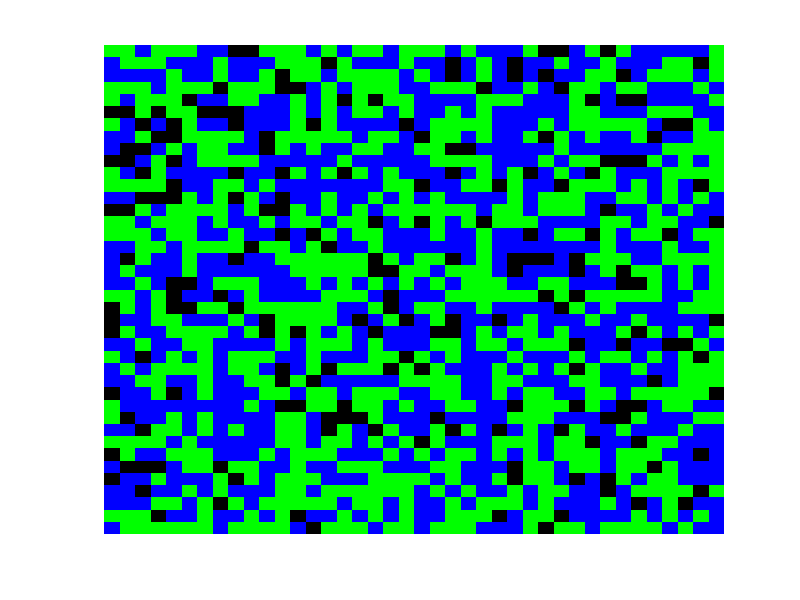

Here is the MATLAB script that generated this plot: (Note: this script raises an error after producing the figure.)
% SYDE 332
% Racial Segregation Model Attempt

% size of grid
n = 40;

% neighbourhood radius
radius = 1;

% proportion of vacancies
vacanicies_proportion = 0.1;

% number of races
T = 2;

% colors
map = [0 0 0; 1 0 0; 0 1 0; 0 0 1];

% racial dispreference parameter
% minimum fraction of friends that I need to be satisfied
sameness = 4/8;

max_iterations = 2000;

% initialize
z = zeros(n);

for i=1:n
    for j=1:n
        if rand > vacanicies_proportion
            z(i,j) = randi(T);
        end
    end
end

[row,col] = find(z(:,:,1)==0);
pos_vacancies = [row col];

figure,
imagesc(z);
colormap(map);
axis('off');

number_of_moves = zeros(1,max_iterations);

%% run simulation
total_neighbours = 8;
seg_index = [];

for k=1:max_iterations
    for i=randperm(n);
        for j=randperm(n);
            if z(i,j)~=0
                
                not_like_me = count_not_like_me(z,i,j);
                
                friends = total_neighbours - not_like_me;

                if friends/total_neighbours < sameness % want to move!
                    
                    idx = randperm(length(pos_vacancies));
                    
                    p = 1;
                    
                    new_x = pos_vacancies(idx(p),1);
                    new_y = pos_vacancies(idx(p),2);
                    meets_quota = check_quota(z,i,j,new_x,new_y,T,radius);
                    
                    while meets_quota ~= 1
                        p = p+1;
                        new_x = pos_vacancies(idx(p),1);
                        new_y = pos_vacancies(idx(p),2);
                        meets_quota = check_quota(z,i,j,new_x,new_y,T,radius);
                    end
                    
                    if meets_quota && p <= length(pos_vacancies)
                        z(new_x,new_y) = z(i,j);
                        z(i,j) = 0;
                        number_of_moves(k) = number_of_moves(k) + 1;
                        pos_vacancies(idx(p),1) = i;
                        pos_vacancies(idx(p),2) = j;
                    end
                        

                end
            end

        end
    end
    
    seg_index = [seg_index, calculate_seg_index(z)];
    
    if number_of_moves(k) == 0
        disp('number of iterations to convergence: ')
        disp(k);
        disp('total number of moves to convergence: ')
        disp(sum(number_of_moves))
        break;
    end

end

seg_index
%% plots
figure,
imagesc(z);
colormap(map);
title(['Simulation results of quota model, sameness = ' num2str(sameness) ', radius = ' num2str(radius)]);
axis('off');

figure,
plot(seg_index);
title('Segregation index');
axis([0 inf 0 1])

%% plot number of moves
% iterant = 1:max_iterations;
% figure,
% plot(log10(iterant), log10(number_of_moves));
